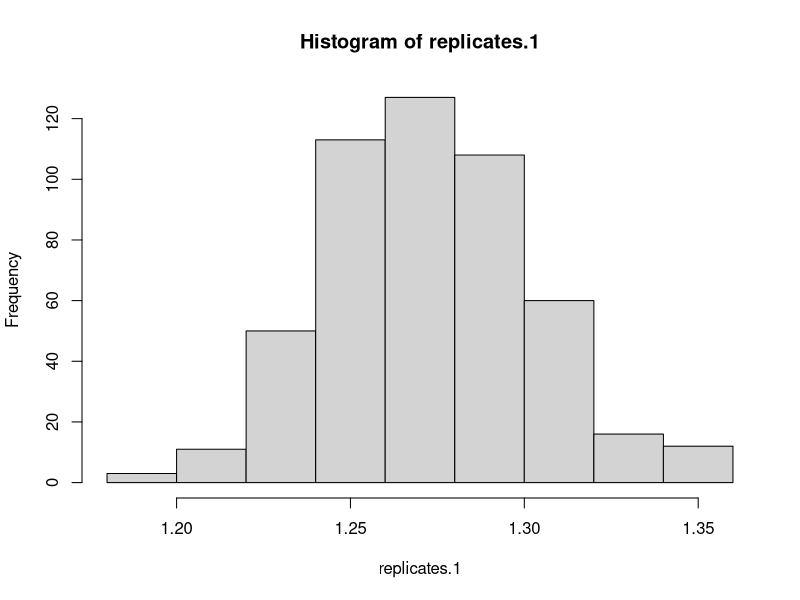
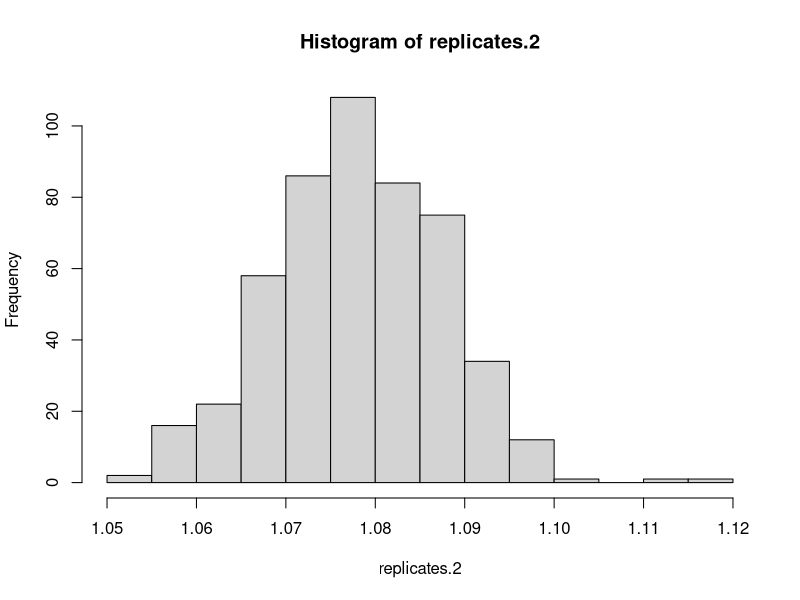
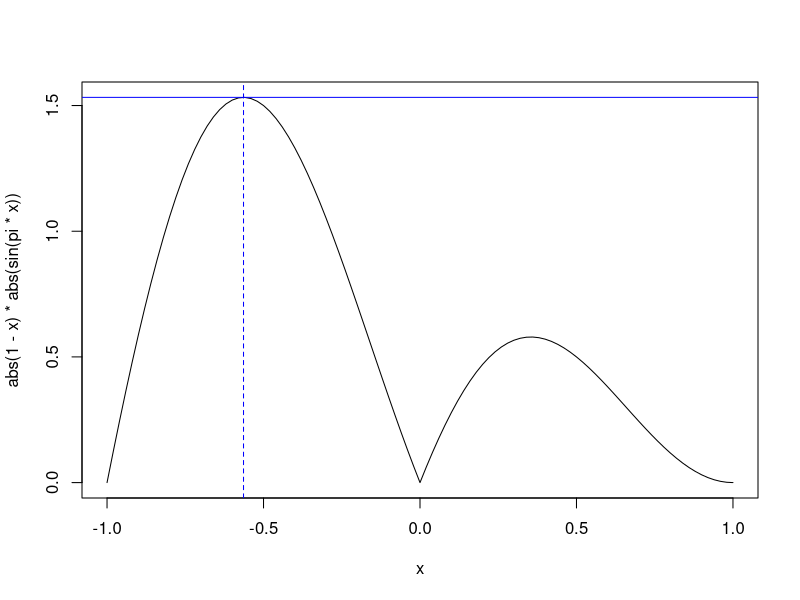
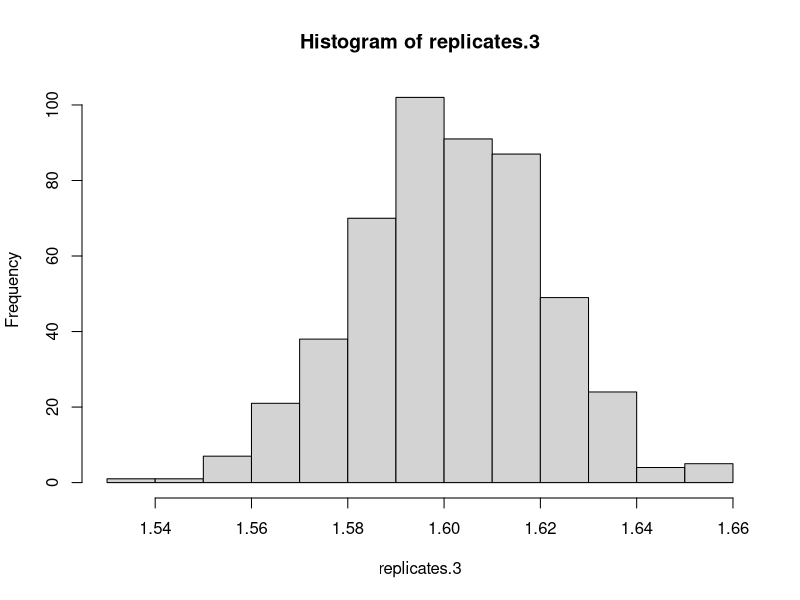
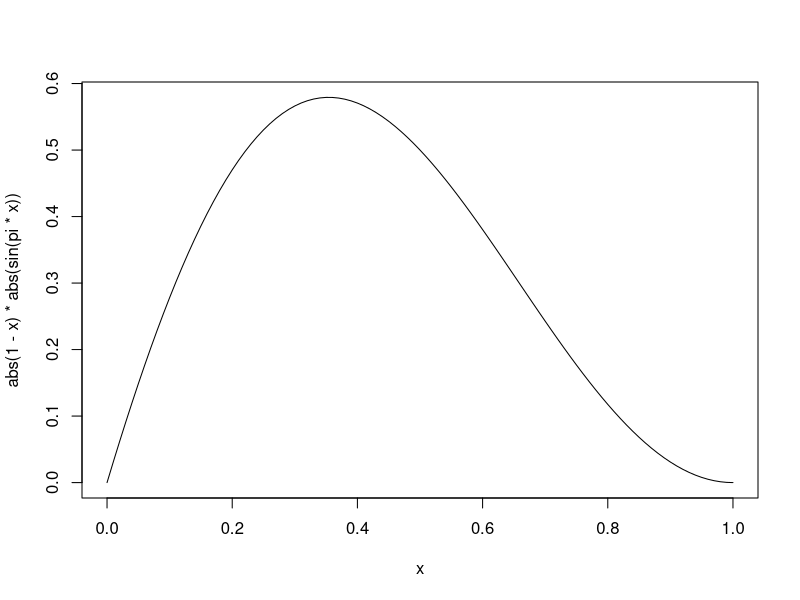

Source code (R) for these figures, in order:
## ---- chunk 1
# part(A)
# We generating random samples from the uniform distribution on the interval (-1,1), and using those samples(x.i)
# to calculate the expectation of h(x).
#
# Monte Carlo integration
#
h.1 <- function(x){0.5*abs(1-x)*abs(sin(pi*x))}
Monte.Carlo.1 <- function(n){
  X <- runif(n,-1,1)
  h.X <- 2*abs(1-X)*abs(sin(pi*X))
  m.h <- mean(h.X)
}
replicates.1 <- replicate(500,Monte.Carlo.1(n=1000))
hist(replicates.1)
# the 90% confidence interval by 'uniform approach'.
quantile(replicates.1,probs=c(0.05,0.95))

## ---- chunk 2
#
# part(B)
#
# using inversion method generates random samples X(1) to X(n) by the density g(x)，at first we find the CDF of X which
# G(X) follows a unif(0,1),and G(x)=3/4(x-(1/2)*x^2)+9/8. Then we find the inverse function G-invs,
# Ginvs=2-sqrt(7-(8/3)G(x)).
#

#
# Monte Carlo integration
#
g <- function(x) 3/4*abs(1-x)
G <- function(x) 3/4*(x-(1/2)*x^2)+9/8
# for G-inverse function the x~unif(0,1)
Ginvs <- function(x) 2-sqrt(7-(8/3)*x)
Monte.Carlo.2 <- function(n){
  X <- Ginvs(runif(n))
  h.X <- (4/3)*abs(sin(pi*X))
  m.h <- mean(h.X)
}
replicates.2 <- replicate(500,Monte.Carlo.2(n=1000))
hist(replicates.2)
# the 90% confidence interval by 'inversion approximation'.
quantile(replicates.2,probs=c(0.05,0.95))


## ---- chunk 3

#
# part(C)
#
# using AR method generates random samples X(1) to X(n) by the density h(x),we have f(x)=abs(1-x)*abs(sin(pi*x)) and
# the maximum value of function f(x) on (-1,1) is 1.532493, define M equal to 1.532493.

# at first show the maximum on the plot
curve(abs(1-x)*abs(sin(pi*x)),-1,1)
f.1 <- function(x) abs(1-x)*abs(sin(pi*x))
maxi <- optimize(f.1,c(-1,1),maximum = TRUE)
abline(v=maxi$maximum,col='blue',lty=2)
abline(h=maxi$objective,col='blue')
#
# Using Accept-Reject on the rectangle
#
f <- function(x) abs(1-x)*abs(sin(pi*x))
h <- function(x) pi/4*abs(sin(pi*x))
#
# sampling X1 to Xn
#
sample.AR <- function(n){
  X <- rep(0,n)
  nb.generated <- 0
  nb.accepted <- 0
  M <- maxi$objective
  while(nb.accepted < n){
    Y <- runif(1,-1,1)
    U <- runif(1,0,M*h(Y))
    nb.generated <- nb.generated +1
    if(U < f(Y)){
      nb.accepted <- nb.accepted +1
      X[nb.accepted] <- Y
    }
  }
  return(X)
}

#
# calculate the interval
#
Monte.Carlo.3 <- function(n){
  X <- sample.AR(n)
  h.X <- 4/pi*abs(1-X)
  m.h <- mean(h.X)
}
replicates.3 <- replicate(500,Monte.Carlo.3(n=1000))
hist(replicates.3)
# the 90% confidence interval by 'AR approach'.
quantile(replicates.3,probs=c(0.05,0.95))

## ---- chunk 4
#
# part(D)
#
f.1 <- function(x) abs(1-x)*abs(sin(pi*x)) 
curve(abs(1-x)*abs(sin(pi*x)))
integrate(f.1,-1,1)

# 
# conclusion
#
# we using code 'integrate' to get the integral should be close to 1.27324 (with absolute error < 1.4e-14),
# so we compare those three methods, we find that only generating random samples from the uniform distribution on the 
# interval (-1,1) such that confidence interval euqal to (1.223802,1.324588). this is the only confidence interval which
# contains 1.27324. so we conlude that generating from uniform distribution is the best approach.
## ---- chunk 5
# Part(A)
#
new.season <- function(mu, Delta, alpha, beta, N,seasons){
  
}
## ---- chunk 6
# Part(B)
#
## ---- chunk 7
# Part(C)
#
## ---- chunk 8
# Part(D)
#
